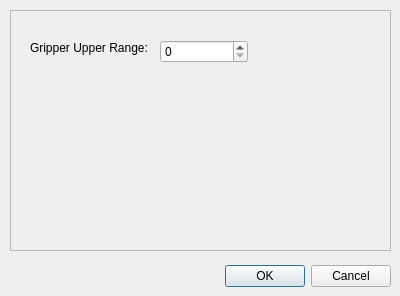
<?xml version="1.0" encoding="UTF-8"?>
<ui version="4.0">
 <class>PreferencesDialog</class>
 <widget class="QDialog" name="PreferencesDialog">
  <property name="geometry">
   <rect>
    <x>0</x>
    <y>0</y>
    <width>400</width>
    <height>296</height>
   </rect>
  </property>
  <property name="windowTitle">
   <string>Preferences</string>
  </property>
  <widget class="QDialogButtonBox" name="buttonBox">
   <property name="geometry">
    <rect>
     <x>50</x>
     <y>260</y>
     <width>341</width>
     <height>32</height>
    </rect>
   </property>
   <property name="orientation">
    <enum>Qt::Orientation::Horizontal</enum>
   </property>
   <property name="standardButtons">
    <set>QDialogButtonBox::StandardButton::Cancel|QDialogButtonBox::StandardButton::Ok</set>
   </property>
  </widget>
  <widget class="QLabel" name="label">
   <property name="geometry">
    <rect>
     <x>30</x>
     <y>40</y>
     <width>121</width>
     <height>16</height>
    </rect>
   </property>
   <property name="text">
    <string>Gripper Upper Range:</string>
   </property>
  </widget>
  <widget class="QFrame" name="frame">
   <property name="geometry">
    <rect>
     <x>10</x>
     <y>10</y>
     <width>381</width>
     <height>241</height>
    </rect>
   </property>
   <property name="frameShape">
    <enum>QFrame::Shape::StyledPanel</enum>
   </property>
   <property name="frameShadow">
    <enum>QFrame::Shadow::Raised</enum>
   </property>
   <widget class="QSpinBox" name="spinBoxGripperUpperRange">
    <property name="geometry">
     <rect>
      <x>150</x>
      <y>30</y>
      <width>88</width>
      <height>23</height>
     </rect>
    </property>
    <property name="maximum">
     <number>2000</number>
    </property>
   </widget>
  </widget>
  <zorder>frame</zorder>
  <zorder>buttonBox</zorder>
  <zorder>label</zorder>
 </widget>
 <resources/>
 <connections>
  <connection>
   <sender>buttonBox</sender>
   <signal>accepted()</signal>
   <receiver>PreferencesDialog</receiver>
   <slot>accept()</slot>
   <hints>
    <hint type="sourcelabel">
     <x>248</x>
     <y>254</y>
    </hint>
    <hint type="destinationlabel">
     <x>157</x>
     <y>274</y>
    </hint>
   </hints>
  </connection>
  <connection>
   <sender>buttonBox</sender>
   <signal>rejected()</signal>
   <receiver>PreferencesDialog</receiver>
   <slot>reject()</slot>
   <hints>
    <hint type="sourcelabel">
     <x>316</x>
     <y>260</y>
    </hint>
    <hint type="destinationlabel">
     <x>286</x>
     <y>274</y>
    </hint>
   </hints>
  </connection>
 </connections>
</ui>
